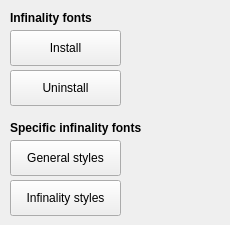
      <widget class="QWidget" name="tab_6">
       <attribute name="title">
        <string>Fonts</string>
       </attribute>
       <widget class="QLabel" name="label_6">
        <property name="geometry">
         <rect>
          <x>10</x>
          <y>120</y>
          <width>211</width>
          <height>16</height>
         </rect>
        </property>
        <property name="font">
         <font>
          <weight>75</weight>
          <bold>true</bold>
         </font>
        </property>
        <property name="text">
         <string>Specific infinality fonts</string>
        </property>
       </widget>
       <widget class="QLabel" name="label_10">
        <property name="geometry">
         <rect>
          <x>10</x>
          <y>10</y>
          <width>211</width>
          <height>16</height>
         </rect>
        </property>
        <property name="font">
         <font>
          <weight>75</weight>
          <bold>true</bold>
         </font>
        </property>
        <property name="text">
         <string>Infinality fonts</string>
        </property>
       </widget>
       <widget class="QPushButton" name="installInfinalityFontsButton">
        <property name="enabled">
         <bool>true</bool>
        </property>
        <property name="geometry">
         <rect>
          <x>10</x>
          <y>30</y>
          <width>111</width>
          <height>36</height>
         </rect>
        </property>
        <property name="whatsThis">
         <string/>
        </property>
        <property name="text">
         <string>Install</string>
        </property>
        <property name="iconSize">
         <size>
          <width>30</width>
          <height>30</height>
         </size>
        </property>
        <property name="shortcut">
         <string/>
        </property>
        <property name="checkable">
         <bool>false</bool>
        </property>
       </widget>
       <widget class="QPushButton" name="uninstallInfinalityFontsButton">
        <property name="enabled">
         <bool>true</bool>
        </property>
        <property name="geometry">
         <rect>
          <x>10</x>
          <y>70</y>
          <width>111</width>
          <height>36</height>
         </rect>
        </property>
        <property name="whatsThis">
         <string/>
        </property>
        <property name="text">
         <string>Uninstall</string>
        </property>
        <property name="iconSize">
         <size>
          <width>30</width>
          <height>30</height>
         </size>
        </property>
        <property name="shortcut">
         <string/>
        </property>
        <property name="checkable">
         <bool>false</bool>
        </property>
       </widget>
       <widget class="QPushButton" name="InfinalityFontsGeneralStylesButton">
        <property name="enabled">
         <bool>true</bool>
        </property>
        <property name="geometry">
         <rect>
          <x>10</x>
          <y>140</y>
          <width>111</width>
          <height>36</height>
         </rect>
        </property>
        <property name="whatsThis">
         <string/>
        </property>
        <property name="text">
         <string>General styles</string>
        </property>
        <property name="iconSize">
         <size>
          <width>30</width>
          <height>30</height>
         </size>
        </property>
        <property name="shortcut">
         <string/>
        </property>
        <property name="checkable">
         <bool>false</bool>
        </property>
       </widget>
       <widget class="QPushButton" name="InfinalityFontsInfinalityStylesButton">
        <property name="enabled">
         <bool>true</bool>
        </property>
        <property name="geometry">
         <rect>
          <x>10</x>
          <y>180</y>
          <width>111</width>
          <height>36</height>
         </rect>
        </property>
        <property name="whatsThis">
         <string/>
        </property>
        <property name="text">
         <string>Infinality styles</string>
        </property>
        <property name="iconSize">
         <size>
          <width>30</width>
          <height>30</height>
         </size>
        </property>
        <property name="shortcut">
         <string/>
        </property>
        <property name="checkable">
         <bool>false</bool>
        </property>
       </widget>
      </widget>
